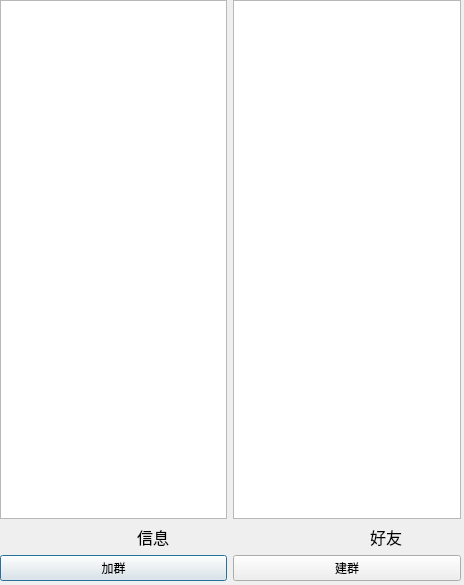
<?xml version="1.0" encoding="UTF-8"?>
<ui version="4.0">
 <class>Dialog</class>
 <widget class="QDialog" name="Dialog">
  <property name="geometry">
   <rect>
    <x>0</x>
    <y>0</y>
    <width>464</width>
    <height>585</height>
   </rect>
  </property>
  <property name="windowTitle">
   <string>Dialog</string>
  </property>
  <widget class="QWidget" name="gridLayoutWidget">
   <property name="geometry">
    <rect>
     <x>0</x>
     <y>0</y>
     <width>461</width>
     <height>581</height>
    </rect>
   </property>
   <layout class="QGridLayout" name="gridLayout">
    <item row="0" column="0">
     <widget class="QListWidget" name="listWidget"/>
    </item>
    <item row="1" column="1">
     <widget class="QLabel" name="label_2">
      <property name="font">
       <font>
        <family>Agency FB</family>
        <pointsize>12</pointsize>
       </font>
      </property>
      <property name="text">
       <string>                                 好友</string>
      </property>
     </widget>
    </item>
    <item row="1" column="0">
     <widget class="QLabel" name="label">
      <property name="font">
       <font>
        <family>Agency FB</family>
        <pointsize>12</pointsize>
       </font>
      </property>
      <property name="text">
       <string>                                 信息</string>
      </property>
     </widget>
    </item>
    <item row="0" column="1">
     <widget class="QListWidget" name="listWidget_2"/>
    </item>
    <item row="2" column="0">
     <widget class="QPushButton" name="pushButton">
      <property name="text">
       <string>加群</string>
      </property>
     </widget>
    </item>
    <item row="2" column="1">
     <widget class="QPushButton" name="pushButton_2">
      <property name="text">
       <string>建群</string>
      </property>
     </widget>
    </item>
   </layout>
  </widget>
 </widget>
 <resources/>
 <connections/>
</ui>
